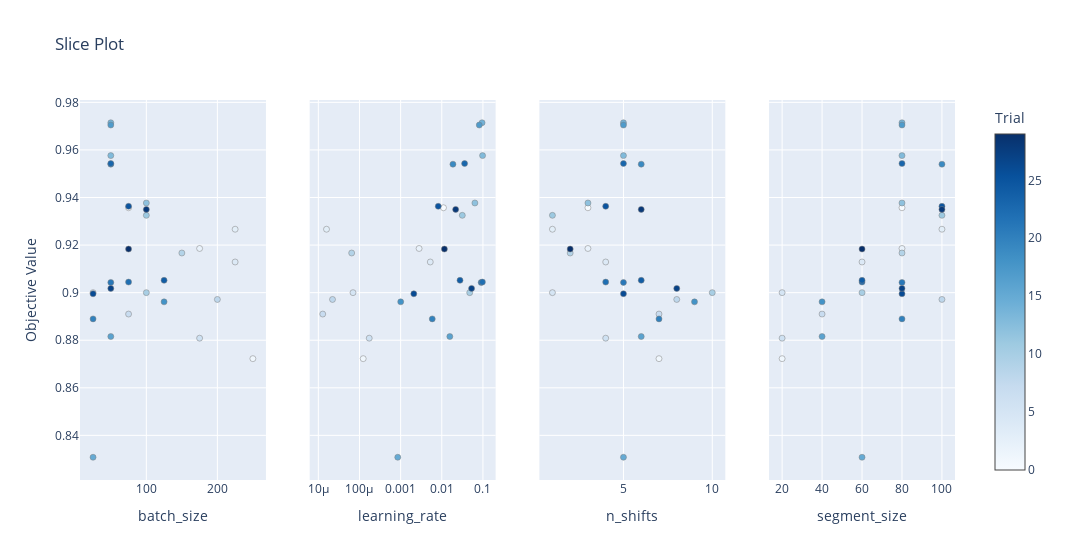

The notebook cell this image was saved under:
### Code cell
fig4 = vis.plot_slice(study)
fig4.show()

### Figure 1 — Plotly figure (JSON) as saved in the notebook; plotly's stock layout.template omitted (floating-point values rounded to 4 significant figures)
{"data": [{"marker": {"color": [0, 1, 2, 3, 4, 5, 6, 7, 8, 9, 10, 11, 12, 13, 14, 15, 16, 17, 18, 19, 20, 21, 22, 23, 24, 25, 26, 27, 28, 29], "colorbar": {"title": {"text": "Trial"}, "x": 1.0, "xpad": 40}, "colorscale": [[0.0, "rgb(247,251,255)"], [0.125, "rgb(222,235,247)"], [0.25, "rgb(198,219,239)"], [0.375, "rgb(158,202,225)"], [0.5, "rgb(107,174,214)"], [0.625, "rgb(66,146,198)"], [0.75, "rgb(33,113,181)"], [0.875, "rgb(8,81,156)"], [1.0, "rgb(8,48,107)"]], "line": {"color": "Grey", "width": 0.5}, "showscale": true}, "mode": "markers", "name": "Feasible Trial", "showlegend": false, "x": [75, 250, 175, 225, 225, 25, 175, 75, 200, 150, 100, 100, 100, 50, 50, 25, 50, 50, 125, 50, 25, 50, 75, 50, 125, 75, 25, 50, 100, 75], "y": [0.9357, 0.8722, 0.9186, 0.9267, 0.9129, 0.9, 0.8809, 0.891, 0.8971, 0.9167, 0.9, 0.9325, 0.9377, 0.9576, 0.9714, 0.8308, 0.8816, 0.9705, 0.8961, 0.954, 0.889, 0.9043, 0.9044, 0.9543, 0.9052, 0.9363, 0.8995, 0.9018, 0.935, 0.9183], "type": "scatter", "xaxis": "x", "yaxis": "y"}, {"marker": {"color": [0, 1, 2, 3, 4, 5, 6, 7, 8, 9, 10, 11, 12, 13, 14, 15, 16, 17, 18, 19, 20, 21, 22, 23, 24, 25, 26, 27, 28, 29], "colorbar": {"title": {"text": "Trial"}, "x": 1.0, "xpad": 40}, "colorscale": [[0.0, "rgb(247,251,255)"], [0.125, "rgb(222,235,247)"], [0.25, "rgb(198,219,239)"], [0.375, "rgb(158,202,225)"], [0.5, "rgb(107,174,214)"], [0.625, "rgb(66,146,198)"], [0.75, "rgb(33,113,181)"], [0.875, "rgb(8,81,156)"], [1.0, "rgb(8,48,107)"]], "line": {"color": "Grey", "width": 0.5}, "showscale": false}, "mode": "markers", "name": "Feasible Trial", "showlegend": false, "x": [0.01099, 0.0001231, 0.002807, 1.578e-05, 0.005248, 6.953e-05, 0.0001724, 1.278e-05, 2.208e-05, 6.447e-05, 0.04775, 0.03153, 0.06375, 0.09806, 0.09535, 0.0008505, 0.01568, 0.08153, 0.001003, 0.01866, 0.005865, 0.09063, 0.09711, 0.03585, 0.02772, 0.008202, 0.002088, 0.05295, 0.02174, 0.01157], "y": [0.9357, 0.8722, 0.9186, 0.9267, 0.9129, 0.9, 0.8809, 0.891, 0.8971, 0.9167, 0.9, 0.9325, 0.9377, 0.9576, 0.9714, 0.8308, 0.8816, 0.9705, 0.8961, 0.954, 0.889, 0.9043, 0.9044, 0.9543, 0.9052, 0.9363, 0.8995, 0.9018, 0.935, 0.9183], "type": "scatter", "xaxis": "x2", "yaxis": "y2"}, {"marker": {"color": [0, 1, 2, 3, 4, 5, 6, 7, 8, 9, 10, 11, 12, 13, 14, 15, 16, 17, 18, 19, 20, 21, 22, 23, 24, 25, 26, 27, 28, 29], "colorbar": {"title": {"text": "Trial"}, "x": 1.0, "xpad": 40}, "colorscale": [[0.0, "rgb(247,251,255)"], [0.125, "rgb(222,235,247)"], [0.25, "rgb(198,219,239)"], [0.375, "rgb(158,202,225)"], [0.5, "rgb(107,174,214)"], [0.625, "rgb(66,146,198)"], [0.75, "rgb(33,113,181)"], [0.875, "rgb(8,81,156)"], [1.0, "rgb(8,48,107)"]], "line": {"color": "Grey", "width": 0.5}, "showscale": false}, "mode": "markers", "name": "Feasible Trial", "showlegend": false, "x": [3, 7, 3, 1, 4, 1, 4, 7, 8, 2, 10, 1, 3, 5, 5, 5, 6, 5, 9, 6, 7, 5, 4, 5, 6, 4, 5, 8, 6, 2], "y": [0.9357, 0.8722, 0.9186, 0.9267, 0.9129, 0.9, 0.8809, 0.891, 0.8971, 0.9167, 0.9, 0.9325, 0.9377, 0.9576, 0.9714, 0.8308, 0.8816, 0.9705, 0.8961, 0.954, 0.889, 0.9043, 0.9044, 0.9543, 0.9052, 0.9363, 0.8995, 0.9018, 0.935, 0.9183], "type": "scatter", "xaxis": "x3", "yaxis": "y3"}, {"marker": {"color": [0, 1, 2, 3, 4, 5, 6, 7, 8, 9, 10, 11, 12, 13, 14, 15, 16, 17, 18, 19, 20, 21, 22, 23, 24, 25, 26, 27, 28, 29], "colorbar": {"title": {"text": "Trial"}, "x": 1.0, "xpad": 40}, "colorscale": [[0.0, "rgb(247,251,255)"], [0.125, "rgb(222,235,247)"], [0.25, "rgb(198,219,239)"], [0.375, "rgb(158,202,225)"], [0.5, "rgb(107,174,214)"], [0.625, "rgb(66,146,198)"], [0.75, "rgb(33,113,181)"], [0.875, "rgb(8,81,156)"], [1.0, "rgb(8,48,107)"]], "line": {"color": "Grey", "width": 0.5}, "showscale": false}, "mode": "markers", "name": "Feasible Trial", "showlegend": false, "x": [80, 20, 80, 100, 60, 20, 20, 40, 100, 80, 60, 100, 80, 80, 80, 60, 40, 80, 40, 100, 80, 80, 60, 80, 60, 100, 80, 80, 100, 60], "y": [0.9357, 0.8722, 0.9186, 0.9267, 0.9129, 0.9, 0.8809, 0.891, 0.8971, 0.9167, 0.9, 0.9325, 0.9377, 0.9576, 0.9714, 0.8308, 0.8816, 0.9705, 0.8961, 0.954, 0.889, 0.9043, 0.9044, 0.9543, 0.9052, 0.9363, 0.8995, 0.9018, 0.935, 0.9183], "type": "scatter", "xaxis": "x4", "yaxis": "y4"}], "layout": {"xaxis": {"anchor": "y", "domain": [0.0, 0.2125], "title": {"text": "batch_size"}}, "yaxis": {"anchor": "x", "domain": [0.0, 1.0], "title": {"text": "Objective Value"}}, "xaxis2": {"anchor": "y2", "domain": [0.2625, 0.475], "title": {"text": "learning_rate"}, "type": "log"}, "yaxis2": {"anchor": "x2", "domain": [0.0, 1.0], "matches": "y", "showticklabels": false}, "xaxis3": {"anchor": "y3", "domain": [0.525, 0.7375], "title": {"text": "n_shifts"}}, "yaxis3": {"anchor": "x3", "domain": [0.0, 1.0], "matches": "y", "showticklabels": false}, "xaxis4": {"anchor": "y4", "domain": [0.7875, 1.0], "title": {"text": "segment_size"}}, "yaxis4": {"anchor": "x4", "domain": [0.0, 1.0], "matches": "y", "showticklabels": false}, "title": {"text": "Slice Plot"}, "width": 1200}}
